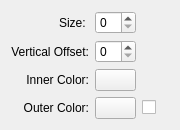
<?xml version="1.0" encoding="UTF-8"?>
<ui version="4.0">
 <class>ShadowConfiguraionUI</class>
 <widget class="QWidget" name="ShadowConfiguraionUI">
  <property name="geometry">
   <rect>
    <x>0</x>
    <y>0</y>
    <width>180</width>
    <height>112</height>
   </rect>
  </property>
  <property name="sizePolicy">
   <sizepolicy hsizetype="Preferred" vsizetype="Preferred">
    <horstretch>0</horstretch>
    <verstretch>0</verstretch>
   </sizepolicy>
  </property>
  <layout class="QGridLayout" name="gridLayout">
   <item row="2" column="0">
    <widget class="QLabel" name="label_3">
     <property name="text">
      <string>Inner Color:</string>
     </property>
     <property name="alignment">
      <set>Qt::AlignRight|Qt::AlignTrailing|Qt::AlignVCenter</set>
     </property>
     <property name="buddy">
      <cstring>innerColor</cstring>
     </property>
    </widget>
   </item>
   <item row="2" column="1">
    <widget class="KColorButton" name="innerColor"/>
   </item>
   <item row="3" column="0">
    <widget class="QLabel" name="label_4">
     <property name="enabled">
      <bool>true</bool>
     </property>
     <property name="text">
      <string>Outer Color:</string>
     </property>
     <property name="alignment">
      <set>Qt::AlignRight|Qt::AlignTrailing|Qt::AlignVCenter</set>
     </property>
     <property name="buddy">
      <cstring>outerColor</cstring>
     </property>
    </widget>
   </item>
   <item row="3" column="1">
    <widget class="KColorButton" name="outerColor">
     <property name="enabled">
      <bool>true</bool>
     </property>
    </widget>
   </item>
   <item row="3" column="2">
    <widget class="QCheckBox" name="useOuterColor">
     <property name="text">
      <string/>
     </property>
    </widget>
   </item>
   <item row="1" column="0">
    <widget class="QLabel" name="label_2">
     <property name="text">
      <string>Vertical Offset:</string>
     </property>
     <property name="alignment">
      <set>Qt::AlignRight|Qt::AlignTrailing|Qt::AlignVCenter</set>
     </property>
     <property name="buddy">
      <cstring>verticalOffset</cstring>
     </property>
    </widget>
   </item>
   <item row="0" column="0">
    <widget class="QLabel" name="label">
     <property name="text">
      <string>Size: </string>
     </property>
     <property name="alignment">
      <set>Qt::AlignRight|Qt::AlignTrailing|Qt::AlignVCenter</set>
     </property>
     <property name="buddy">
      <cstring>shadowSize</cstring>
     </property>
    </widget>
   </item>
   <item row="0" column="1">
    <widget class="KIntSpinBox" name="shadowSize"/>
   </item>
   <item row="1" column="1">
    <widget class="KIntSpinBox" name="verticalOffset"/>
   </item>
  </layout>
 </widget>
 <customwidgets>
  <customwidget>
   <class>KColorButton</class>
   <extends>QPushButton</extends>
   <header>kcolorbutton.h</header>
  </customwidget>
  <customwidget>
   <class>KIntSpinBox</class>
   <extends>QSpinBox</extends>
   <header>knuminput.h</header>
  </customwidget>
 </customwidgets>
 <tabstops>
  <tabstop>shadowSize</tabstop>
  <tabstop>verticalOffset</tabstop>
  <tabstop>innerColor</tabstop>
  <tabstop>outerColor</tabstop>
  <tabstop>useOuterColor</tabstop>
 </tabstops>
 <resources/>
 <connections/>
</ui>
